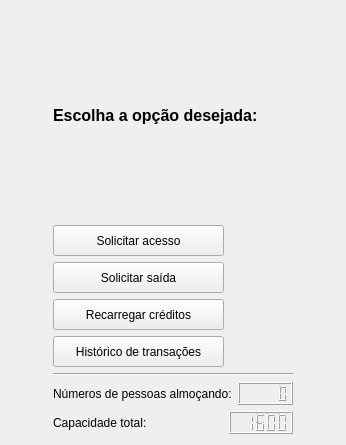
<?xml version="1.0" encoding="UTF-8"?>
<ui version="4.0">
 <class>SecondInterface</class>
 <widget class="QWidget" name="SecondInterface">
  <property name="windowModality">
   <enum>Qt::NonModal</enum>
  </property>
  <property name="geometry">
   <rect>
    <x>0</x>
    <y>0</y>
    <width>346</width>
    <height>445</height>
   </rect>
  </property>
  <property name="sizePolicy">
   <sizepolicy hsizetype="Expanding" vsizetype="Minimum">
    <horstretch>0</horstretch>
    <verstretch>0</verstretch>
   </sizepolicy>
  </property>
  <property name="acceptDrops">
   <bool>false</bool>
  </property>
  <property name="windowTitle">
   <string>Form</string>
  </property>
  <property name="autoFillBackground">
   <bool>false</bool>
  </property>
  <layout class="QGridLayout" name="gridLayout">
   <item row="5" column="0">
    <widget class="Line" name="line">
     <property name="orientation">
      <enum>Qt::Horizontal</enum>
     </property>
    </widget>
   </item>
   <item row="1" column="0">
    <widget class="QPushButton" name="pushButton">
     <property name="maximumSize">
      <size>
       <width>171</width>
       <height>31</height>
      </size>
     </property>
     <property name="text">
      <string>Solicitar acesso</string>
     </property>
    </widget>
   </item>
   <item row="2" column="0">
    <widget class="QPushButton" name="pushButton_2">
     <property name="maximumSize">
      <size>
       <width>171</width>
       <height>31</height>
      </size>
     </property>
     <property name="text">
      <string>Solicitar saída</string>
     </property>
    </widget>
   </item>
   <item row="4" column="0">
    <widget class="QPushButton" name="pushButton_4">
     <property name="maximumSize">
      <size>
       <width>171</width>
       <height>31</height>
      </size>
     </property>
     <property name="text">
      <string>Histórico de transações</string>
     </property>
    </widget>
   </item>
   <item row="6" column="0">
    <layout class="QHBoxLayout" name="horizontalLayout">
     <item>
      <widget class="QLabel" name="label_2">
       <property name="text">
        <string>Números de pessoas almoçando:</string>
       </property>
      </widget>
     </item>
     <item>
      <widget class="QLCDNumber" name="lcdNumber">
       <property name="maximumSize">
        <size>
         <width>64</width>
         <height>23</height>
        </size>
       </property>
       <property name="smallDecimalPoint">
        <bool>true</bool>
       </property>
      </widget>
     </item>
    </layout>
   </item>
   <item row="3" column="0">
    <widget class="QPushButton" name="pushButton_3">
     <property name="maximumSize">
      <size>
       <width>171</width>
       <height>31</height>
      </size>
     </property>
     <property name="text">
      <string>Recarregar créditos</string>
     </property>
    </widget>
   </item>
   <item row="7" column="0">
    <layout class="QHBoxLayout" name="horizontalLayout_2">
     <item>
      <widget class="QLabel" name="label_3">
       <property name="text">
        <string>Capacidade total:</string>
       </property>
      </widget>
     </item>
     <item>
      <widget class="QLCDNumber" name="lcdNumber_2">
       <property name="maximumSize">
        <size>
         <width>64</width>
         <height>23</height>
        </size>
       </property>
       <property name="smallDecimalPoint">
        <bool>true</bool>
       </property>
       <property name="intValue" stdset="0">
        <number>1600</number>
       </property>
      </widget>
     </item>
    </layout>
   </item>
   <item row="0" column="0">
    <widget class="QLabel" name="label">
     <property name="font">
      <font>
       <pointsize>12</pointsize>
       <weight>75</weight>
       <bold>true</bold>
      </font>
     </property>
     <property name="text">
      <string>Escolha a opção desejada:</string>
     </property>
    </widget>
   </item>
  </layout>
 </widget>
 <resources/>
 <connections/>
</ui>
